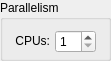
   <widget class="QGroupBox" name="groupBox_7">
    <property name="geometry">
     <rect>
      <x>390</x>
      <y>0</y>
      <width>111</width>
      <height>61</height>
     </rect>
    </property>
    <property name="title">
     <string>Parallelism</string>
    </property>
    <widget class="QWidget" name="horizontalLayoutWidget_6">
     <property name="geometry">
      <rect>
       <x>10</x>
       <y>30</y>
       <width>91</width>
       <height>23</height>
      </rect>
     </property>
     <layout class="QHBoxLayout" name="horizontalLayout">
      <property name="spacing">
       <number>0</number>
      </property>
      <item>
       <widget class="QLabel" name="label_nproc">
        <property name="sizePolicy">
         <sizepolicy hsizetype="Maximum" vsizetype="Fixed">
          <horstretch>0</horstretch>
          <verstretch>0</verstretch>
         </sizepolicy>
        </property>
        <property name="statusTip">
         <string>Number of processors used. Parallelism is enabled if CPU is set greater than 1</string>
        </property>
        <property name="text">
         <string>CPUs:</string>
        </property>
        <property name="alignment">
         <set>Qt::AlignRight|Qt::AlignTrailing|Qt::AlignVCenter</set>
        </property>
       </widget>
      </item>
      <item>
       <widget class="QSpinBox" name="spinBox_nproc">
        <property name="sizePolicy">
         <sizepolicy hsizetype="Fixed" vsizetype="Fixed">
          <horstretch>0</horstretch>
          <verstretch>0</verstretch>
         </sizepolicy>
        </property>
        <property name="statusTip">
         <string>Number of processors used. Parallelism is enabled if CPU is set greater than 1</string>
        </property>
        <property name="minimum">
         <number>1</number>
        </property>
       </widget>
      </item>
     </layout>
    </widget>
   </widget>
